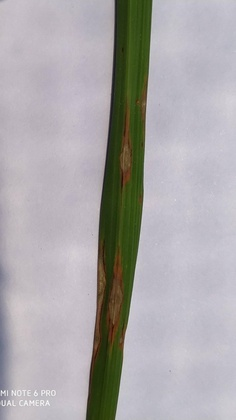
%> input picture Lab/Blast.jpg, 236 x 420 px, shrunk from 1125 x 2000 before the run
$ octave order_statistics.m   (GNU Octave 9; MATLAB toolbox functions it lacks are replaced by stand-ins)
%> lines starting %> are read from the running program, lines starting %| are printed output that depends on the picture
clc;
clear all;
close all;

x = imread('Blast.jpg');
%> x is the input picture: size 420x236x3 uint8; mean R, G, B 170.6, 167.8, 169.4
%xg = rgb2gray(x);

%[r, c] = size(xg);
[r, c] = size(x);
%> r = 420; c = 708

for i=1 : r+2
    for j=1 : c+2
        extendx(i,j) = 0;
    end
end
%> extendx: size 422x710 double; every value is 0

for i=2 : r+1
    for j=2 : c+1
        %extendx(i,j) = xg(i-1,j-1);
        extendx(i,j) = x(i-1,j-1);

    end
end
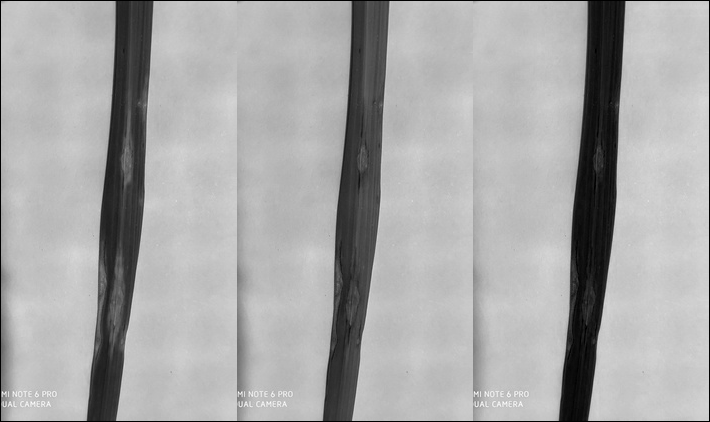
%> extendx: size 422x710 double; min 0, max 255, mean 168

%w = [0,1,0;1,-4,1;0,1,0];

for i = 2 : r+1
    for j = 2 : c+1
        tempx = extendx(i-1:i+1,j-1:j+1);
        tempx=double(tempx);
        B = tempx(:);
        C=sort(B);
        new(i-1,j-1)= C(5);

    end
end
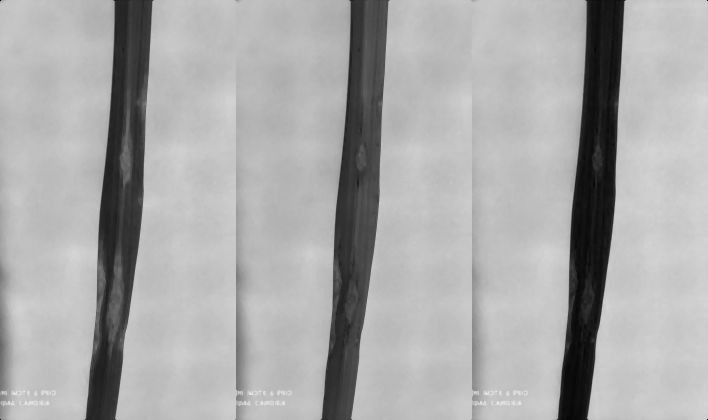
%> new: size 420x708 double; min 0, max 230, mean 169.2

extendx = uint8(extendx);
%> extendx: size 422x710 uint8
new = uint8(new);
%> new: size 420x708 uint8

%subplot(1,2,1),imshow(xg);title('Original image');
subplot(1,2,1),imshow(x);title('Original image');
%subplot(1,2,2),imshow(extendx);title('Output');
subplot(1,2,2),imshow(new);title('Output');
